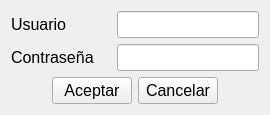
<?xml version="1.0" encoding="UTF-8"?>
<ui version="4.0">
 <class>UI_LOGIN</class>
 <widget class="QWidget" name="UI_LOGIN">
  <property name="geometry">
   <rect>
    <x>0</x>
    <y>0</y>
    <width>270</width>
    <height>115</height>
   </rect>
  </property>
  <property name="sizePolicy">
   <sizepolicy hsizetype="Preferred" vsizetype="Preferred">
    <horstretch>0</horstretch>
    <verstretch>0</verstretch>
   </sizepolicy>
  </property>
  <property name="minimumSize">
   <size>
    <width>0</width>
    <height>0</height>
   </size>
  </property>
  <property name="maximumSize">
   <size>
    <width>16777215</width>
    <height>16777215</height>
   </size>
  </property>
  <property name="font">
   <font>
    <pointsize>12</pointsize>
   </font>
  </property>
  <property name="windowTitle">
   <string>Inicio de Sesión</string>
  </property>
  <property name="windowIcon">
   <iconset resource="../Icons/Icons.qrc">
    <normaloff>:/Icons/add-group.png</normaloff>:/Icons/add-group.png</iconset>
  </property>
  <layout class="QGridLayout" name="gridLayout_2">
   <item row="0" column="0">
    <layout class="QGridLayout" name="gridLayout">
     <item row="0" column="0">
      <widget class="QLabel" name="label">
       <property name="text">
        <string>Usuario </string>
       </property>
      </widget>
     </item>
     <item row="0" column="1">
      <widget class="QLineEdit" name="lineEdit_Usuario">
       <property name="sizePolicy">
        <sizepolicy hsizetype="Fixed" vsizetype="Fixed">
         <horstretch>0</horstretch>
         <verstretch>0</verstretch>
        </sizepolicy>
       </property>
       <property name="text">
        <string/>
       </property>
      </widget>
     </item>
     <item row="1" column="0">
      <widget class="QLabel" name="label_2">
       <property name="text">
        <string>Contraseña</string>
       </property>
      </widget>
     </item>
     <item row="1" column="1">
      <widget class="QLineEdit" name="lineEdit_Password">
       <property name="sizePolicy">
        <sizepolicy hsizetype="Fixed" vsizetype="Fixed">
         <horstretch>0</horstretch>
         <verstretch>0</verstretch>
        </sizepolicy>
       </property>
       <property name="font">
        <font>
         <strikeout>false</strikeout>
        </font>
       </property>
       <property name="acceptDrops">
        <bool>true</bool>
       </property>
       <property name="inputMethodHints">
        <set>Qt::ImhHiddenText|Qt::ImhNoAutoUppercase|Qt::ImhNoPredictiveText</set>
       </property>
       <property name="text">
        <string/>
       </property>
       <property name="echoMode">
        <enum>QLineEdit::Password</enum>
       </property>
      </widget>
     </item>
     <item row="2" column="0" colspan="2">
      <layout class="QHBoxLayout" name="horizontalLayout">
       <item>
        <spacer name="horizontalSpacer">
         <property name="orientation">
          <enum>Qt::Horizontal</enum>
         </property>
         <property name="sizeHint" stdset="0">
          <size>
           <width>40</width>
           <height>20</height>
          </size>
         </property>
        </spacer>
       </item>
       <item>
        <widget class="QPushButton" name="pushButton_Aceptar">
         <property name="text">
          <string>Aceptar</string>
         </property>
         <property name="shortcut">
          <string>Return</string>
         </property>
        </widget>
       </item>
       <item>
        <widget class="QPushButton" name="pushButton_Cancelar">
         <property name="text">
          <string>Cancelar</string>
         </property>
         <property name="shortcut">
          <string>Esc</string>
         </property>
        </widget>
       </item>
       <item>
        <spacer name="horizontalSpacer_2">
         <property name="orientation">
          <enum>Qt::Horizontal</enum>
         </property>
         <property name="sizeHint" stdset="0">
          <size>
           <width>40</width>
           <height>20</height>
          </size>
         </property>
        </spacer>
       </item>
      </layout>
     </item>
    </layout>
   </item>
  </layout>
 </widget>
 <tabstops>
  <tabstop>lineEdit_Usuario</tabstop>
  <tabstop>lineEdit_Password</tabstop>
  <tabstop>pushButton_Aceptar</tabstop>
  <tabstop>pushButton_Cancelar</tabstop>
 </tabstops>
 <resources>
  <include location="../Icons/Icons.qrc"/>
 </resources>
 <connections/>
</ui>
